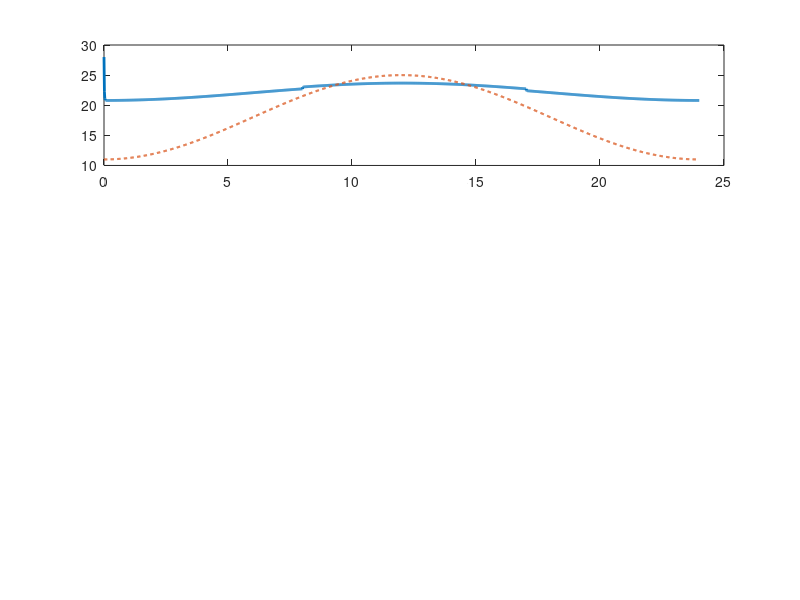

This figure's MATLAB source: (Note: this script raises an error after producing the figure.)
clc; clear; close all;

%% PARAMETERS

dt = 60;                     % time step (s)
t_end = 24*3600;            % 24 hrs
t = 0:dt:t_end;

n = length(t);

% Room properties
V = 5*4*3;                  % room volume (m^3)
rho = 1.225;                % air density (kg/m^3)
cp = 1005;                  % specific heat air (J/kgK)
m = rho*V;                  % air mass

UA = 180;                   % heat transfer coefficient (W/K)

% HVAC system
Qmax = 4000;                % max heating/cooling power (W)
Tset = 23;                  % desired temp (deg C)

% Initial room temp
Troom = zeros(1,n);
Troom(1) = 28;

% HVAC power record
Qhvac = zeros(1,n);

%% OUTDOOR TEMPERATURE (Melbourne style day)

Tout = 18 + 7*sin(2*pi*(t/(24*3600)) - pi/2);

%% OCCUPANCY HEAT LOAD

Qpeople = zeros(1,n);

for i = 1:n
    hour = t(i)/3600;

    if hour >= 8 && hour <= 17
        people = 3;
    else
        people = 0;
    end

    Qpeople(i) = people * 100;   % 100 W per person
end

%% MAIN SIMULATION

for i = 1:n-1

    % Smart HVAC control
    error = Tset - Troom(i);

    Qhvac(i) = 800 * error;

    % limit system capacity
    if Qhvac(i) > Qmax
        Qhvac(i) = Qmax;
    elseif Qhvac(i) < -Qmax
        Qhvac(i) = -Qmax;
    end

    % Energy balance
    dTdt = (Qhvac(i) + Qpeople(i) ...
          - UA*(Troom(i)-Tout(i))) / (m*cp);

    Troom(i+1) = Troom(i) + dTdt*dt;
end

%% ENERGY USE

Energy_kWh = sum(abs(Qhvac))*dt/3600/1000;

fprintf('Total HVAC Energy Used = %.2f kWh\n',Energy_kWh);

%% PLOTS

figure;

subplot(3,1,1)
plot(t/3600,Troom,'LineWidth',2)
hold on
plot(t/3600,Tout,'--','LineWidth',1.5)
yline(Tset,'r:')
xlabel('Hour')
ylabel('Temp (C)')
legend('Room','Outdoor','Setpoint')
title('Room vs Outdoor Temperature')
grid on

subplot(3,1,2)
plot(t/3600,Qhvac,'LineWidth',2)
xlabel('Hour')
ylabel('HVAC Power (W)')
title('HVAC Operation')
grid on

subplot(3,1,3)
plot(t/3600,Qpeople,'LineWidth',2)
xlabel('Hour')
ylabel('Heat Load (W)')
title('Occupancy Heat Gain')
grid on
